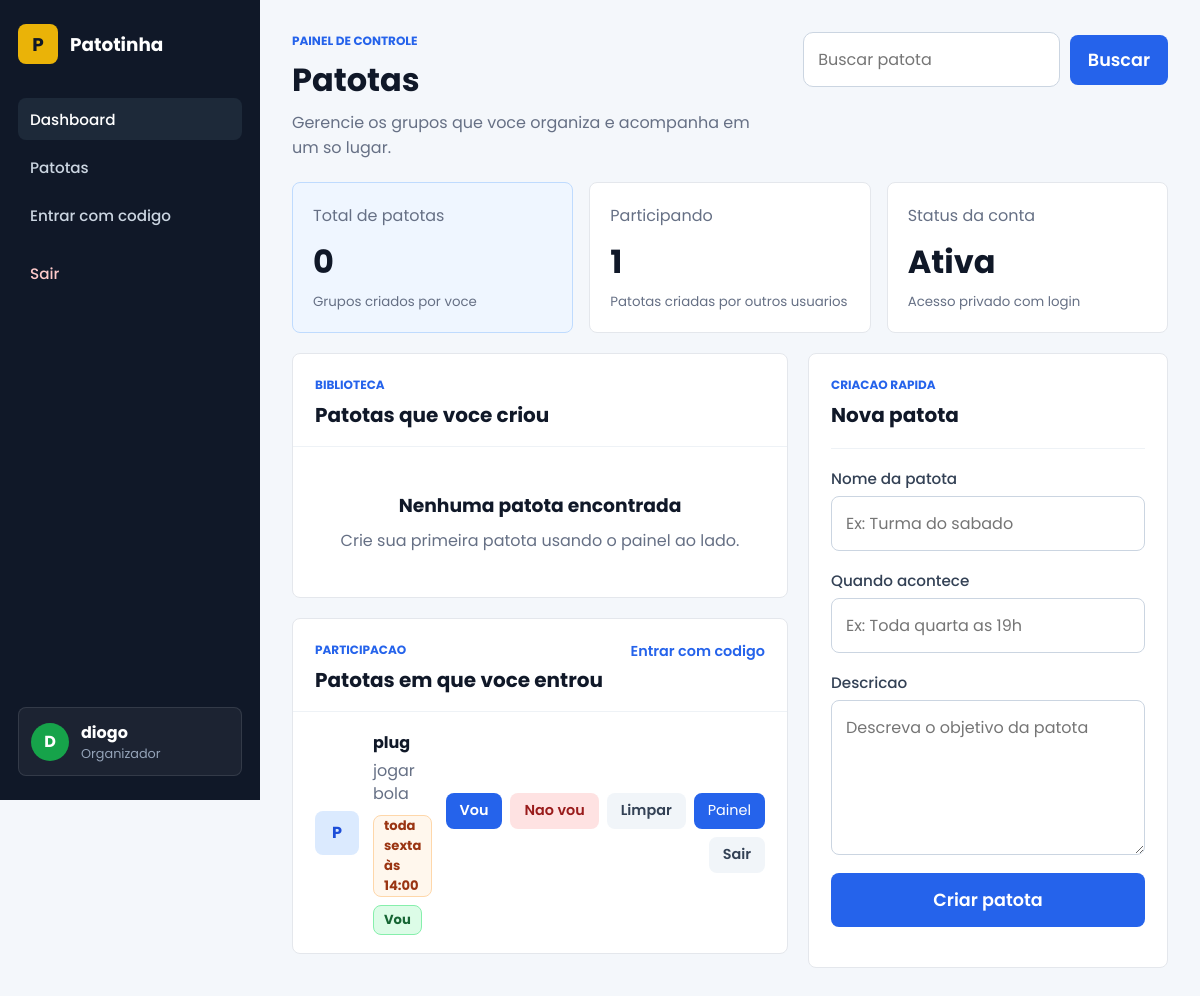
Page /patotas (signed in) on the committed database.
### app.py (models this page shows)
class Usuario(Base):
    __tablename__ = "usuarios"
    id = Column(Integer, primary_key=True)
    usuario = Column(String(80), unique=True, nullable=False)
    email = Column(String(120), unique=True, nullable=False)
    senha_hash = Column(String(255), nullable=False)
    patotas = relationship("Patota", back_populates="criador")
    participacoes = relationship("MembroPatota", back_populates="usuario")

class Patota(Base):
    __tablename__ = "patotas"
    id = Column(Integer, primary_key=True)
    nome = Column(String(100), nullable=False)
    descricao = Column(Text, nullable=False)
    quando_acontece = Column(String(120), nullable=True)
    codigo_convite = Column(String(20), unique=True, nullable=False)
    criador_id = Column(Integer, ForeignKey("usuarios.id"), nullable=False)
    criador = relationship("Usuario", back_populates="patotas")
    membros = relationship("MembroPatota", back_populates="patota")

class MembroPatota(Base):
    __tablename__ = "membros_patota"
    __table_args__ = (UniqueConstraint("usuario_id", "patota_id"),)
    id = Column(Integer, primary_key=True)
    usuario_id = Column(Integer, ForeignKey("usuarios.id"), nullable=False)
    patota_id = Column(Integer, ForeignKey("patotas.id"), nullable=False)
    presenca_confirmada = Column(Boolean, nullable=False, default=False)
    resposta_presenca = Column(String(20), nullable=True)
    usuario = relationship("Usuario", back_populates="participacoes")
    patota = relationship("Patota", back_populates="membros")

### app.py (the view, shortened to what this page needs)
@app.route("/patotas", methods=["GET", "POST"])
def patotas():
    usuario = usuario_logado()
    if not usuario:
        flash("Entre na sua conta para acessar suas patotas.", "erro")
        return redirect(url_for("login"))
    form = PatotaForm()
    db = SessionLocal()
    busca = request.args.get("q", "").strip()
    consulta = select(Patota).where(Patota.criador_id == usuario.id)
    if busca:
        termo = f"%{busca}%"
        consulta = consulta.where(
            (Patota.nome.ilike(termo)) | (Patota.descricao.ilike(termo))
        )
    lista_patotas = db.scalars(consulta.order_by(Patota.id.desc())).all()
    participacoes = db.scalars(
        select(MembroPatota)
        .where(MembroPatota.usuario_id == usuario.id)
        .join(Patota)
        .order_by(Patota.id.desc())
    ).all()
    presencas_por_patota = {
        patota.id: resumo_presencas(patota.membros)
        for patota in lista_patotas
    }
    total_patotas = len(usuario.patotas)
    return render_template(
        "patotas.html",
        busca=busca,
        form=form,
        participacoes=participacoes,
        patotas=lista_patotas,
        presencas_por_patota=presencas_por_patota,
        total_patotas=total_patotas,
        total_participando=len(participacoes),
        usuario=usuario,
    )

### app.py
class PatotaForm(FlaskForm):
    nome = StringField("Nome da patota", validators=[DataRequired(), Length(min=3, max=100)])
    quando_acontece = StringField(
        "Quando acontece",
        validators=[DataRequired(), Length(min=3, max=120)],
    )
    descricao = TextAreaField("Descricao", validators=[DataRequired(), Length(min=10)])
    submit = SubmitField("Criar patota")

### app.py (called while the page is built)
@app.teardown_appcontext
def remove_session(exception=None):
    SessionLocal.remove()

def usuario_logado():
    usuario_id = session.get("usuario_id")
    if not usuario_id:
        return None
    db = SessionLocal()
    return db.get(Usuario, usuario_id)

### templates/patotas.html (shortened to what this page needs)
<!DOCTYPE html>
<html lang="pt-br">
<head>
    <link rel="stylesheet" href="{{ url_for('static', filename='css/style.css') }}">
</head>
<body class="dashboard-body">
<div class="dashboard-shell">
    <aside class="sidebar">
        <a href="{{ url_for('home') }}" class="brand">
            <span class="brand-mark">P</span>
            <span>Patotinha</span>
        </a>
        <nav class="sidebar-nav" aria-label="Menu principal">
            <a href="{{ url_for('patotas') }}" class="nav-item ativo">
                <span>Dashboard</span>
            </a>
            <a href="{{ url_for('patotas') }}" class="nav-item">
                <span>Patotas</span>
            </a>
            <a href="{{ url_for('explorar') }}" class="nav-item">
                <span>Entrar com codigo</span>
            </a>
            <a href="{{ url_for('logout') }}" class="nav-item sair">
                <span>Sair</span>
            </a>
        </nav>
        <div class="sidebar-user">
            <span class="avatar">{{ usuario.usuario[0]|upper }}</span>
            <div>
                <strong>{{ usuario.usuario }}</strong>
                <small>Organizador</small>
            </div>
        </div>
    </aside>
    <main class="dashboard-main">
        <section class="dashboard-topbar">
            <div>
                <span class="eyebrow">Painel de controle</span>
                <h1>Patotas</h1>
                <p>Gerencie os grupos que voce organiza e acompanha em um so lugar.</p>
            </div>
            <form method="get" action="{{ url_for('patotas') }}" class="search-form">
                <input type="search" name="q" value="{{ busca }}" placeholder="Buscar patota">
                <button type="submit">Buscar</button>
            </form>
        </section>
        <section class="metric-grid">
            <article class="metric-card destaque">
                <span>Total de patotas</span>
                <strong>{{ total_patotas }}</strong>
                <small>Grupos criados por voce</small>
            </article>
            <article class="metric-card">
                <span>Participando</span>
                <strong>{{ total_participando }}</strong>
                <small>Patotas criadas por outros usuarios</small>
            </article>
            <article class="metric-card">
                <span>Status da conta</span>
                <strong>Ativa</strong>
                <small>Acesso privado com login</small>
            </article>
        </section>
        <section class="dashboard-grid">
            <div class="content-stack">
                <section class="workspace-panel">
                    <div class="section-heading">
                        <div>
                            <span class="eyebrow">Biblioteca</span>
                            <h2>Patotas que voce criou</h2>
                        </div>
                    </div>
                    <div class="patota-list">
                        {% if patotas %}
                            {% for patota in patotas %}
                                <article class="patota-row">
                                    <div class="patota-icon">{{ patota.nome[0]|upper }}</div>
                                    <div class="patota-info">
                                        <h3>{{ patota.nome }}</h3>
                                        <p>{{ patota.descricao }}</p>
                                        <div class="patota-meta">
                                            <span class="invite-code">Codigo: {{ patota.codigo_convite }}</span>
                                            <span class="schedule-pill">
                                                {{ patota.quando_acontece or "Rotina a combinar" }}
                                            </span>
                                            {% set presencas = presencas_por_patota[patota.id] %}
                                            <span class="presence-pill">
                                                {{ presencas.vai }}/{{ presencas.total }} vao
                                            </span>
                                            <span class="presence-pill declined">
                                                {{ presencas.nao_vai }} nao vao
                                            </span>
                                        </div>
                                    </div>
                                    <div class="patota-actions">
                                        <a href="{{ url_for('painel_patota', patota_id=patota.id) }}" class="btn-small btn-link-small">Painel</a>
                                    </div>
                                </article>
                            {% endfor %}
                        {% else %}
                            <div class="empty-state">
                                <h3>Nenhuma patota encontrada</h3>
                                <p>{% if busca %}Tente buscar por outro termo ou limpe a busca.{% else %}Crie sua primeira patota usando o painel ao lado.{% endif %}</p>
                            </div>
                        {% endif %}
                    </div>
                </section>
                <section class="workspace-panel">
                    <div class="section-heading">
                        <div>
                            <span class="eyebrow">Participacao</span>
                            <h2>Patotas em que voce entrou</h2>
                        </div>
                        <a href="{{ url_for('explorar') }}" class="limpar-busca">Entrar com codigo</a>
                    </div>
                    <div class="patota-list">
                        {% if participacoes %}
                            {% for participacao in participacoes %}
                                {% set patota = participacao.patota %}
                                <article class="patota-row">
                                    <div class="patota-icon membro">{{ patota.nome[0]|upper }}</div>
                                    <div class="patota-info">
                                        <h3>{{ patota.nome }}</h3>
                                        <p>{{ patota.descricao }}</p>
                                        <div class="patota-meta">
                                            <span class="schedule-pill">
                                                {{ patota.quando_acontece or "Rotina a combinar" }}
                                            </span>
                                            {% if participacao.resposta_presenca == "vai" or participacao.presenca_confirmada %}
                                                <span class="presence-pill confirmed">Vou</span>
                                            {% elif participacao.resposta_presenca == "nao_vai" %}
                                                <span class="presence-pill declined">Nao vou</span>
                                            {% else %}
                                                <span class="presence-pill pending">Aguardando confirmacao</span>
                                            {% endif %}
                                        </div>
                                    </div>
                                    <div class="patota-actions">
                                        <form method="post" action="{{ url_for('atualizar_presenca', patota_id=patota.id) }}" class="inline-form">
                                            <button type="submit" class="btn-small">Vou</button>
                                        </form>
                                        <form method="post" action="{{ url_for('atualizar_presenca', patota_id=patota.id) }}" class="inline-form">
                                            <button type="submit" class="btn-small btn-danger-soft">Nao vou</button>
                                        </form>
                                        <form method="post" action="{{ url_for('atualizar_presenca', patota_id=patota.id) }}" class="inline-form">
                                            <button type="submit" class="btn-small btn-muted">Limpar</button>
                                        </form>
                                        <a href="{{ url_for('painel_patota', patota_id=patota.id) }}" class="btn-small btn-link-small">Painel</a>
                                        <form method="post" action="{{ url_for('sair_patota', patota_id=patota.id) }}" class="inline-form">
                                            <button type="submit" class="btn-small btn-muted">Sair</button>
                                        </form>
                                    </div>
                                </article>
                            {% endfor %}
                        {% else %}
                            <div class="empty-state">
                                <h3>Voce ainda nao entrou em nenhuma patota</h3>
                                <p>Use a area Entrar com codigo quando alguem compartilhar um convite com voce.</p>
                            </div>
                        {% endif %}
                    </div>
                </section>
            </div>
            <aside class="create-panel">
                <div class="section-heading">
                    <div>
                        <span class="eyebrow">Criacao rapida</span>
                        <h2>Nova patota</h2>
                    </div>
                </div>
                <form method="post" class="form-patota dashboard-form">
                    {{ form.nome.label }}
                    {{ form.nome(placeholder="Ex: Turma do sabado") }}
                    {{ form.quando_acontece.label }}
                    {{ form.quando_acontece(placeholder="Ex: Toda quarta as 19h") }}
                    {{ form.descricao.label }}
                    {{ form.descricao(rows=5, placeholder="Descreva o objetivo da patota") }}
                    {{ form.submit() }}
                </form>
            </aside>
        </section>
    </main>
</div>
</body>
</html>

### rows in the picture
Usuario: usuario "D", usuario "diogo"
MembroPatota: resposta_presenca "Vou"
Patota: nome "P", nome "plug", descricao "jogar bola", quando_acontece "toda sexta às 14:00"

### other values in the picture
{{ total_patotas }} "0"
{{ total_participando }} "1"
